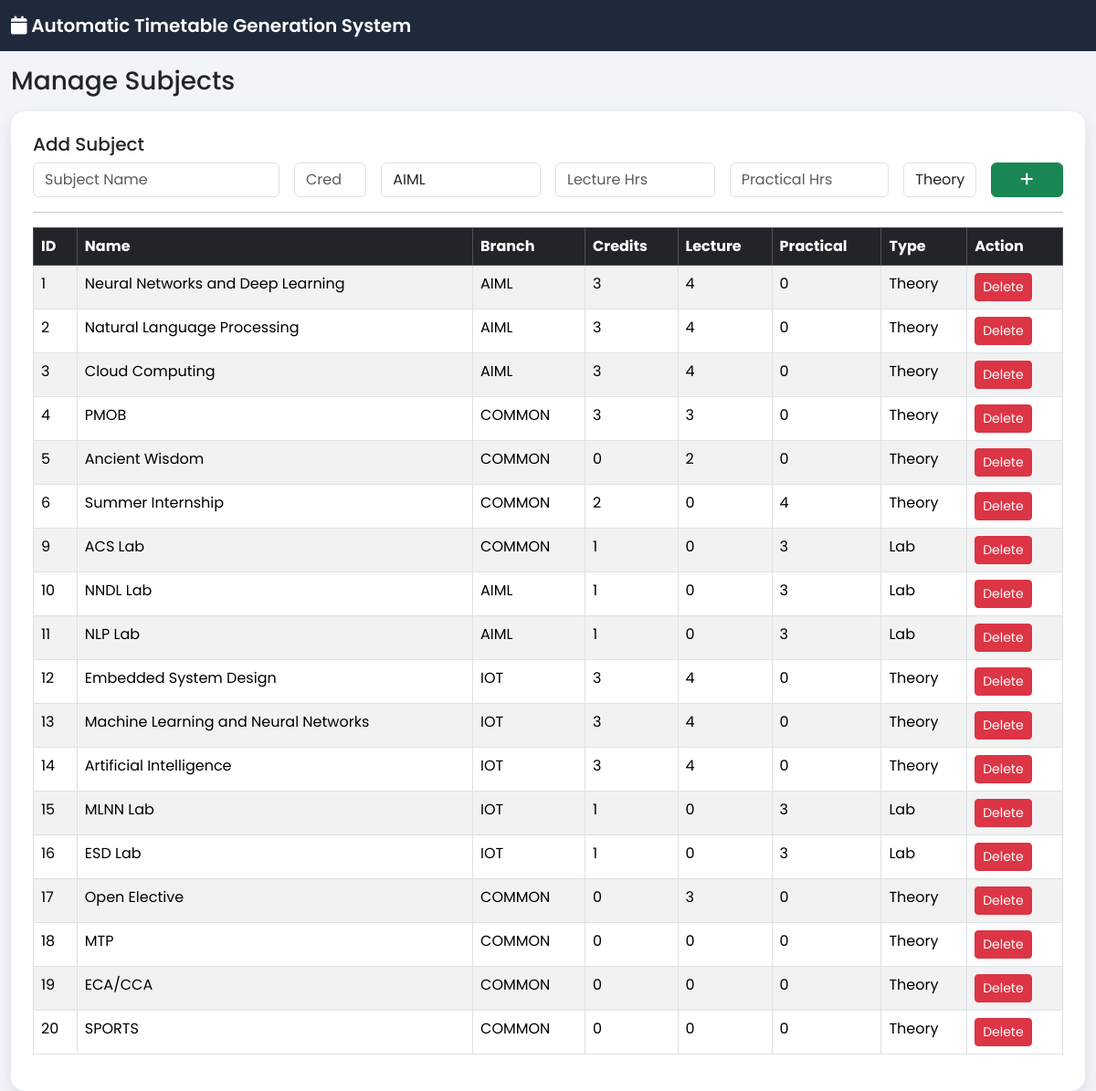
The app's page /admin/subjects.php (signed in) with its own data.
### tables this page shows
CREATE TABLE `subjects` (
  `subject_id` int(11) NOT NULL,
  `subject_name` varchar(100) NOT NULL,
  `credits` int(11) NOT NULL,
  `is_lab` tinyint(1) DEFAULT 0,
  `is_open_elective` tinyint(1) NOT NULL DEFAULT 0,
  `is_non_credit` tinyint(1) DEFAULT 0,
  `branch` varchar(10) DEFAULT NULL,
  `weekly_hours` int(11) DEFAULT NULL,
  `lecture_hours` int(11) DEFAULT 0,
  `practical_hours` int(11) DEFAULT 0
);

### admin/subjects.php (the view, shortened to what this page needs)
<?php
include("../config/db.php");
include("../layout/header.php");
$subjects=$conn->query("SELECT * FROM subjects");
?>
<div class="container-fluid">
<h3 class="mt-3">Manage Subjects</h3>
<div class="card p-4 mt-3">
<h5>Add Subject</h5>
<form method="POST" class="row g-3">
<div class="col-md-3">
<input type="text" name="subject_name" class="form-control" placeholder="Subject Name" required>
</div>
<div class="col-md-1">
<input type="number" name="credits" class="form-control" placeholder="Credits">
</div>
<div class="col-md-2">
<select name="branch" class="form-control">
<option value="AIML">AIML</option>
</select>
</div>
<div class="col-md-2">
<input type="number" name="lecture_hours" class="form-control" placeholder="Lecture Hrs">
</div>
<div class="col-md-2">
<input type="number" name="practical_hours" class="form-control" placeholder="Practical Hrs">
</div>
<div class="col-md-1">
<select name="is_lab" class="form-control">
<option value="0">Theory</option>
</select>
</div>
<div class="col-md-1">
<button class="btn btn-success w-100" name="add">
<i class="fa fa-plus"></i>
</button>
</div>
</form>
<hr>
<table class="table table-bordered table-striped">
<thead class="table-dark">
<tr>
<th>ID</th>
<th>Name</th>
<th>Branch</th>
<th>Credits</th>
<th>Lecture</th>
<th>Practical</th>
<th>Type</th>
<th>Action</th>
</tr>
</thead>
<tbody>
<?php while($row=$subjects->fetch_assoc()){ ?>
<tr>
<td><?php echo $row['subject_id']; ?></td>
<td><?php echo $row['subject_name']; ?></td>
<td><?php echo $row['branch']; ?></td>
<td><?php echo $row['credits']; ?></td>
<td><?php echo $row['lecture_hours']; ?></td>
<td><?php echo $row['practical_hours']; ?></td>
<td><?php echo $row['is_lab']?"Lab":"Theory"; ?></td>
<td>
<a href="?delete=<?php echo $row['subject_id']; ?>"
class="btn btn-danger btn-sm"
onclick="return confirm('Delete Subject?')">
Delete
</a>
</td>
</tr>
<?php } ?>
</tbody>
</table>
</div>
</div>
<?php include("../layout/footer.php"); ?>

### layout/header.php (style rules this page uses)
body { font-family:'Poppins',sans-serif; background:#f1f5f9; }
.card { border-radius:15px; box-shadow:0 6px 15px rgba(0,0,0,0.1); border:none; }

### records on screen
subjects: subject_id "1", subject_name "Neural Networks and Deep Learning", branch "AIML", credits "3", lecture_hours "4", practical_hours "0", is_lab "Theory"
subjects: subject_id "2", subject_name "Natural Language Processing", branch "AIML", credits "3", lecture_hours "4", practical_hours "0", is_lab "Theory"
subjects: subject_id "3", subject_name "Cloud Computing", branch "AIML", credits "3", lecture_hours "4", practical_hours "0", is_lab "Theory"
subjects: subject_id "4", subject_name "PMOB", branch "COMMON", credits "3", lecture_hours "3", practical_hours "0", is_lab "Theory"
subjects: subject_id "5", subject_name "Ancient Wisdom", branch "COMMON", credits "0", lecture_hours "2", practical_hours "0", is_lab "Theory"
subjects: subject_id "6", subject_name "Summer Internship", branch "COMMON", credits "2", lecture_hours "0", practical_hours "4", is_lab "Theory"
subjects: subject_id "9", subject_name "ACS Lab", branch "COMMON", credits "1", lecture_hours "0", practical_hours "3", is_lab "Lab"
subjects: subject_id "10", subject_name "NNDL Lab", branch "AIML", credits "1", lecture_hours "0", practical_hours "3", is_lab "Lab"
subjects: subject_id "11", subject_name "NLP Lab", branch "AIML", credits "1", lecture_hours "0", practical_hours "3", is_lab "Lab"
subjects: subject_id "12", subject_name "Embedded System Design", branch "IOT", credits "3", lecture_hours "4", practical_hours "0", is_lab "Theory"
subjects: subject_id "13", subject_name "Machine Learning and Neural Networks", branch "IOT", credits "3", lecture_hours "4", practical_hours "0", is_lab "Theory"
subjects: subject_id "14", subject_name "Artificial Intelligence", branch "IOT", credits "3", lecture_hours "4", practical_hours "0", is_lab "Theory"
subjects: subject_id "15", subject_name "MLNN Lab", branch "IOT", credits "1", lecture_hours "0", practical_hours "3", is_lab "Lab"
subjects: subject_id "16", subject_name "ESD Lab", branch "IOT", credits "1", lecture_hours "0", practical_hours "3", is_lab "Lab"
subjects: subject_id "17", subject_name "Open Elective", branch "COMMON", credits "0", lecture_hours "3", practical_hours "0", is_lab "Theory"
subjects: subject_id "18", subject_name "MTP", branch "COMMON", credits "0", lecture_hours "0", practical_hours "0", is_lab "Theory"
subjects: subject_id "19", subject_name "ECA/CCA", branch "COMMON", credits "0", lecture_hours "0", practical_hours "0", is_lab "Theory"
subjects: subject_id "20", subject_name "SPORTS", branch "COMMON", credits "0", lecture_hours "0", practical_hours "0", is_lab "Theory"
